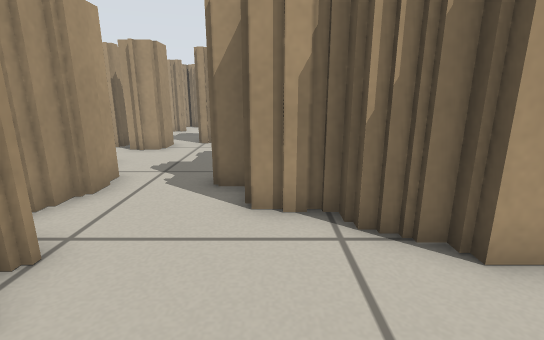
view 1 (above)

17 first-person views from a walk through a Stage world. The camera is 0.51 m above the floor, tilts 14° down and sees 85° across. The lines on the ground mark 1 m squares. The floor is counted in squares, 0.25 m on a side. Each view is taken from the middle of a square. On the plan, view 1 faces up. The plan holds only what a view shows up to about 17 squares ahead; the rest is blank. The place goes on beyond the plan. Robots are left out.

view 2
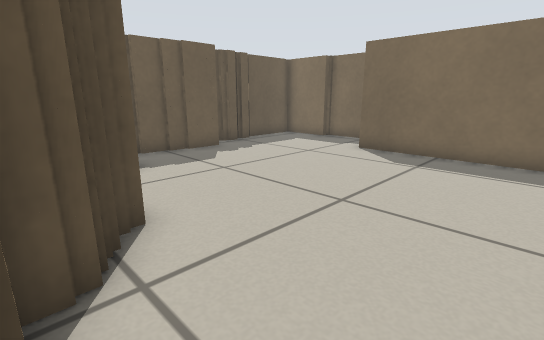

view 3
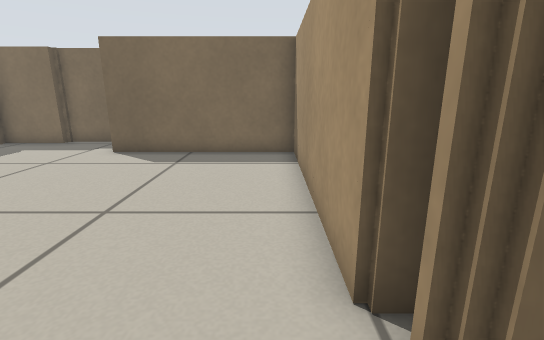

view 4
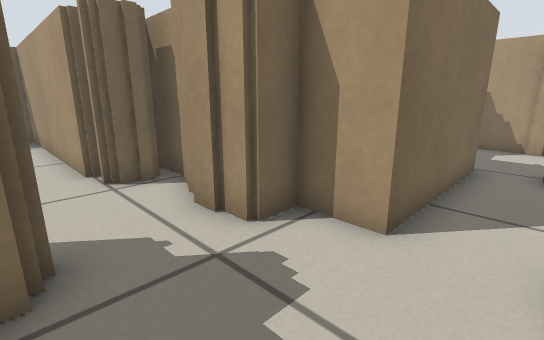

view 5
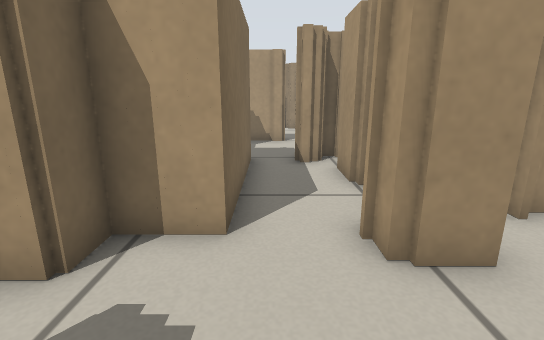

view 6
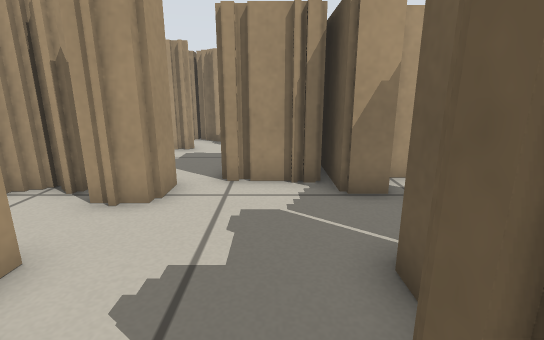

view 7
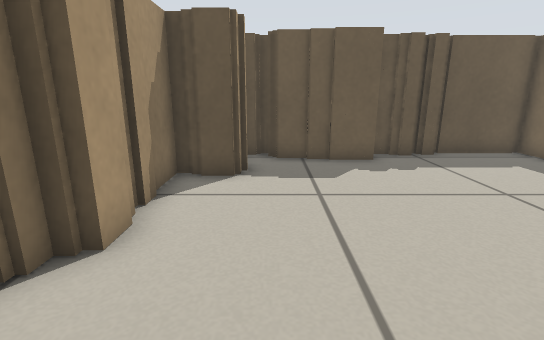

view 8
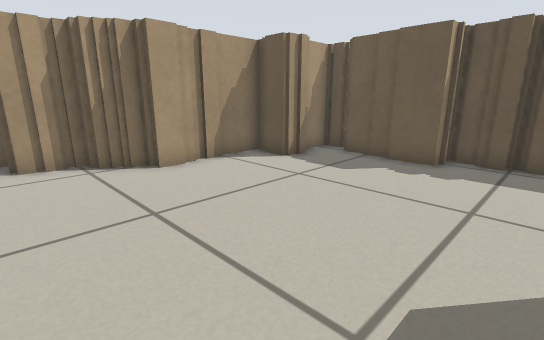

view 9
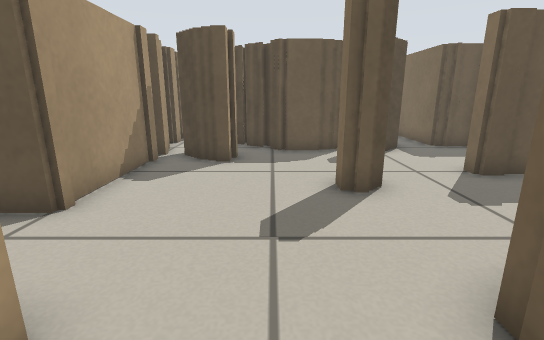

view 10
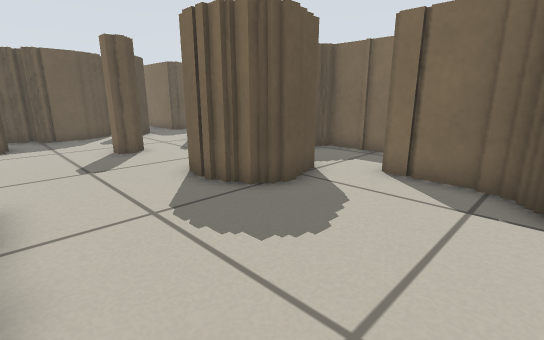

view 11
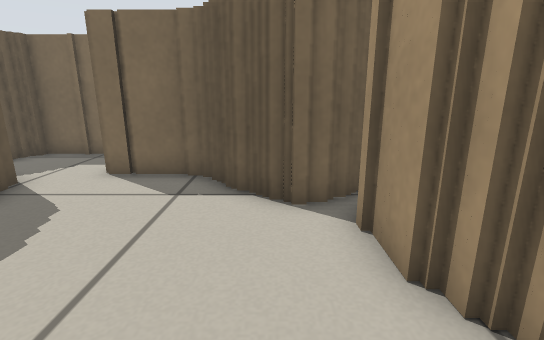

view 12
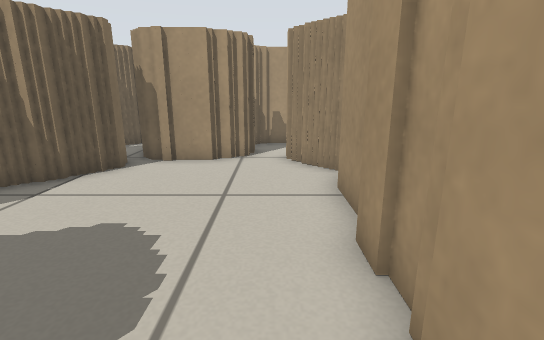

view 13
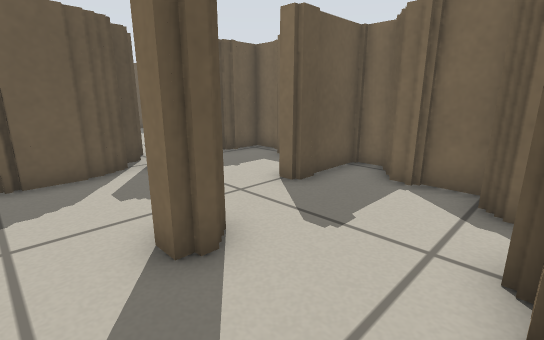

view 14
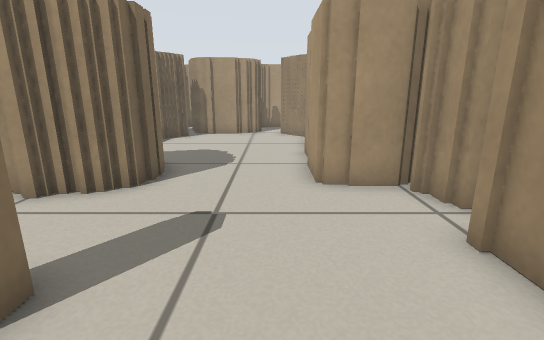

view 15
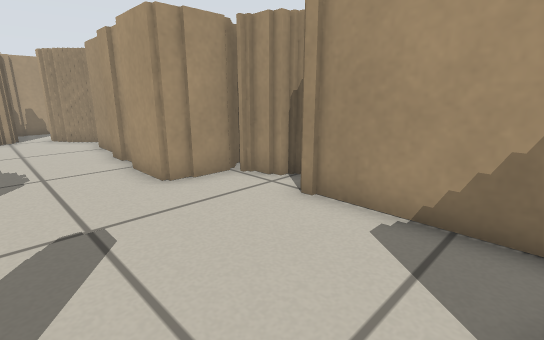

view 16
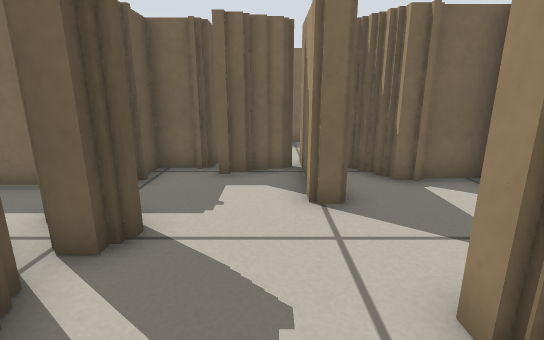

view 17
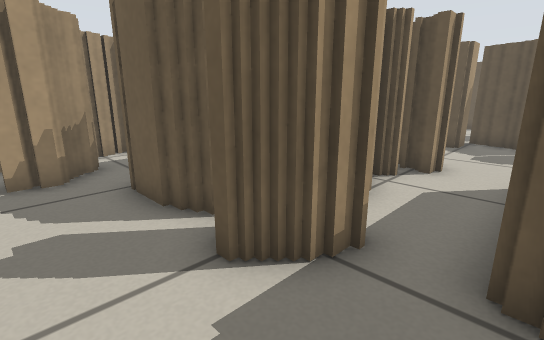

### Floor plan
Key: @ floor where view 1 was taken; # wall or solid block; . floor.
Columns run from 31 left of view 1 to 10 right of it. Each row starts with its distance up from view 1.
 21           ####
 20           ##.######
 19  #####    #.......#
 18 ##..  #####.......##
 17 #...................
 16 #..................###
 15 #..................##
 14 #.......###....#...##
 13 ##......####........##    #######
 12 ####....#  #.......#########...##
 11    #....#  #........##..........#
 10    #####.  ##...#...............#
  9            ####.#...#######... ##
  8               #######     ##..##
  7                            #..##
  6                            #..##
  5                            #...###
  4                           ###....######
  3                           ###.....###.#
  2                           ###.........####
  1                             #...........##
  0                             #..@........#
 -1                             #...........#
 -2                             #...........##
 -3                             #............#
 -4                             #............#
 -5                             #............#
 -6                             ########.....#
 -7                                     .....#
 -8                                     ######

Positions as (right, up) in squares from view 1, and headings:
1: (0, 0), facing up
2: (-2, 5), facing down-right
3: (-2, 5), facing down
4: (-1, 11), facing down-left
5: (-1, 10), facing left
6: (-2, 6), facing up
7: (-1, 1), facing right
8: (-1, -5), facing up-right
9: (-23, 16), facing right
10: (-28, 18), facing down-right
11: (-29, 18), facing down
12: (-21, 17), facing left
13: (-20, 16), facing down-right
14: (-14, 17), facing left
15: (-14, 15), facing up-left
16: (-14, 16), facing down
17: (-14, 9), facing up-right
